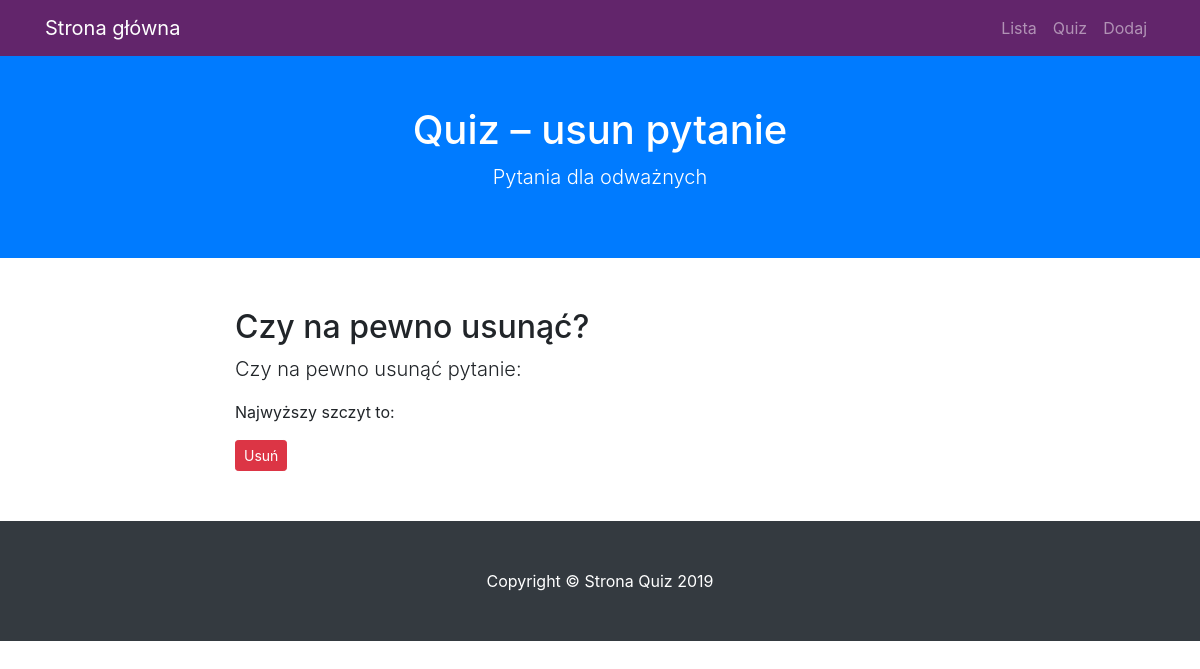
Before: /usun/5 with the older database file.
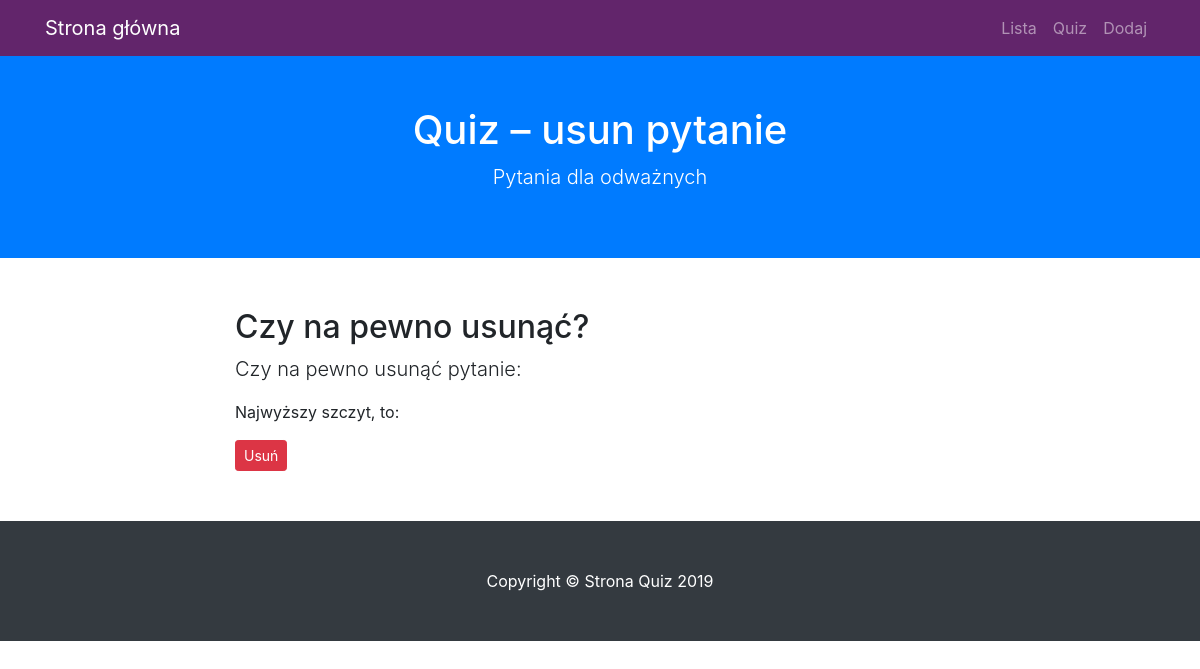
After: the same page with the newer database file.
### modele.py (models this page shows)
class BazaModel(Model):
    class Meta:
        database = baza

class Pytanie(BazaModel):
    pytanie = CharField(null=False)
    kategoria = ForeignKeyField(Kategoria, related_name='pytania')

### views.py (the view)
@app.route('/usun/<int:pid>', methods=['GET', 'POST'])
def usun(pid):
    p = get_or_404(pid)
    if request.method == 'POST':
        flash('Usunięto pytanie {}'.format(p.pytanie), 'sukces')
        for o in Odpowiedz.select().where(Odpowiedz.pytanie == p.id):
            o.delete_instance()
        p.delete_instance()
        return redirect(url_for('index'))
    return render_template('pytanie_usun.html', pytanie=p)

### app.py (called while the page is built)
@app.before_request
def before_request():
    g.db = baza
    g.db.connect(reuse_if_open=True)

@app.after_request
def after_request(response):
    g.db.close()
    return response

### views.py (called while the page is built)
def get_or_404(pid):
    try:
        p = Pytanie.get_by_id(pid)
        return p
    except Pytanie.DoesNotExist:
        abort(404)

### templates/pytanie_usun.html (shortened to what this page needs)
{% extends "szablon.html" %}
{% block h1 %}Quiz – usun pytanie{% endblock %}
{% block tresc %}
    <h2>Czy na pewno usunąć?</h2>
    <form method="POST" action="{{ url_for('usun', pid=pytanie.id) }}">
    <p class="lead"> Czy na pewno usunąć pytanie:</p>
    <p>{{ pytanie.pytanie }}</p>
    <input type="submit" class="btn btn-sm btn-danger" value="Usuń">
    </form>
{% endblock %}

Changed rows visible on the page:
changed Pytanie: pytanie "Najwyższy szczyt to:" → "Najwyższy szczyt, to:"
